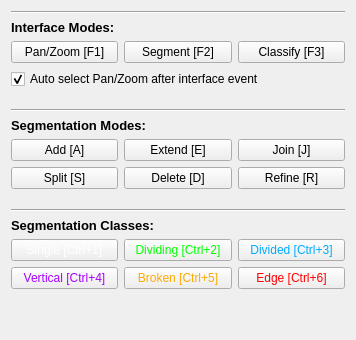
  <widget class="QWidget" name="tab_3">
   <property name="enabled">
    <bool>true</bool>
   </property>
   <attribute name="title">
    <string>Edit</string>
   </attribute>
   <layout class="QVBoxLayout" name="verticalLayout_3">
    <item>
     <widget class="Line" name="line_4">
      <property name="orientation">
       <enum>Qt::Horizontal</enum>
      </property>
     </widget>
    </item>
    <item>
     <widget class="QLabel" name="label_7">
      <property name="font">
       <font>
        <pointsize>10</pointsize>
        <weight>75</weight>
        <bold>true</bold>
       </font>
      </property>
      <property name="text">
       <string>Interface Modes:</string>
      </property>
     </widget>
    </item>
    <item>
     <layout class="QGridLayout" name="gridLayout_3">
      <item row="0" column="0">
       <widget class="QPushButton" name="modify_panzoom">
        <property name="text">
         <string>Pan/Zoom [F1]</string>
        </property>
       </widget>
      </item>
      <item row="0" column="3">
       <widget class="QPushButton" name="modify_classify">
        <property name="text">
         <string>Classify [F3]</string>
        </property>
       </widget>
      </item>
      <item row="0" column="1">
       <widget class="QPushButton" name="modify_segment">
        <property name="text">
         <string>Segment [F2]</string>
        </property>
       </widget>
      </item>
     </layout>
    </item>
    <item>
     <widget class="QCheckBox" name="modify_auto_panzoom">
      <property name="text">
       <string>Auto select Pan/Zoom after interface event</string>
      </property>
      <property name="checked">
       <bool>true</bool>
      </property>
     </widget>
    </item>
    <item>
     <spacer name="verticalSpacer_10">
      <property name="orientation">
       <enum>Qt::Vertical</enum>
      </property>
      <property name="sizeType">
       <enum>QSizePolicy::Minimum</enum>
      </property>
      <property name="sizeHint" stdset="0">
       <size>
        <width>334</width>
        <height>14</height>
       </size>
      </property>
     </spacer>
    </item>
    <item>
     <widget class="Line" name="line_18">
      <property name="orientation">
       <enum>Qt::Horizontal</enum>
      </property>
     </widget>
    </item>
    <item>
     <widget class="QLabel" name="label_16">
      <property name="font">
       <font>
        <pointsize>10</pointsize>
        <weight>75</weight>
        <bold>true</bold>
       </font>
      </property>
      <property name="text">
       <string>Segmentation Modes:</string>
      </property>
     </widget>
    </item>
    <item>
     <layout class="QGridLayout" name="gridLayout_4">
      <item row="1" column="2">
       <widget class="QPushButton" name="modify_refine">
        <property name="text">
         <string>Refine [R]</string>
        </property>
       </widget>
      </item>
      <item row="0" column="2">
       <widget class="QPushButton" name="modify_join">
        <property name="text">
         <string>Join [J]</string>
        </property>
       </widget>
      </item>
      <item row="0" column="0">
       <widget class="QPushButton" name="modify_add">
        <property name="text">
         <string>Add [A]</string>
        </property>
       </widget>
      </item>
      <item row="1" column="1">
       <widget class="QPushButton" name="modify_delete">
        <property name="text">
         <string>Delete [D]</string>
        </property>
       </widget>
      </item>
      <item row="1" column="0">
       <widget class="QPushButton" name="modify_split">
        <property name="text">
         <string>Split [S]</string>
        </property>
       </widget>
      </item>
      <item row="0" column="1">
       <widget class="QPushButton" name="modify_extend">
        <property name="text">
         <string>Extend [E]</string>
        </property>
       </widget>
      </item>
     </layout>
    </item>
    <item>
     <spacer name="verticalSpacer_11">
      <property name="orientation">
       <enum>Qt::Vertical</enum>
      </property>
      <property name="sizeType">
       <enum>QSizePolicy::Minimum</enum>
      </property>
      <property name="sizeHint" stdset="0">
       <size>
        <width>334</width>
        <height>14</height>
       </size>
      </property>
     </spacer>
    </item>
    <item>
     <widget class="Line" name="line_19">
      <property name="orientation">
       <enum>Qt::Horizontal</enum>
      </property>
     </widget>
    </item>
    <item>
     <widget class="QLabel" name="label_28">
      <property name="font">
       <font>
        <pointsize>10</pointsize>
        <weight>75</weight>
        <bold>true</bold>
       </font>
      </property>
      <property name="text">
       <string>Segmentation Classes:</string>
      </property>
     </widget>
    </item>
    <item>
     <layout class="QGridLayout" name="gridLayout_5">
      <item row="1" column="2">
       <widget class="QPushButton" name="classify_edge">
        <property name="styleSheet">
         <string notr="true">color: rgb(255, 0, 0);</string>
        </property>
        <property name="text">
         <string>Edge [Ctrl+6]</string>
        </property>
       </widget>
      </item>
      <item row="0" column="2">
       <widget class="QPushButton" name="classify_divided">
        <property name="styleSheet">
         <string notr="true">color: rgb(0, 170, 255);</string>
        </property>
        <property name="text">
         <string>Divided [Ctrl+3]</string>
        </property>
       </widget>
      </item>
      <item row="0" column="1">
       <widget class="QPushButton" name="classify_dividing">
        <property name="styleSheet">
         <string notr="true">
color: rgb(0, 255, 0);</string>
        </property>
        <property name="text">
         <string>Dividing [Ctrl+2]</string>
        </property>
       </widget>
      </item>
      <item row="1" column="0">
       <widget class="QPushButton" name="classify_vertical">
        <property name="styleSheet">
         <string notr="true">color:rgb(170, 0, 255)</string>
        </property>
        <property name="text">
         <string>Vertical [Ctrl+4]</string>
        </property>
       </widget>
      </item>
      <item row="1" column="1">
       <widget class="QPushButton" name="classify_broken">
        <property name="styleSheet">
         <string notr="true">color: rgb(255, 170, 0);</string>
        </property>
        <property name="text">
         <string>Broken [Ctrl+5]</string>
        </property>
       </widget>
      </item>
      <item row="0" column="0">
       <widget class="QPushButton" name="classify_single">
        <property name="styleSheet">
         <string notr="true">color: rgb(255, 255, 255);</string>
        </property>
        <property name="text">
         <string>Single [Ctrl+1]</string>
        </property>
       </widget>
      </item>
     </layout>
    </item>
    <item>
     <spacer name="verticalSpacer_3">
      <property name="orientation">
       <enum>Qt::Vertical</enum>
      </property>
      <property name="sizeHint" stdset="0">
       <size>
        <width>20</width>
        <height>40</height>
       </size>
      </property>
     </spacer>
    </item>
   </layout>
  </widget>
